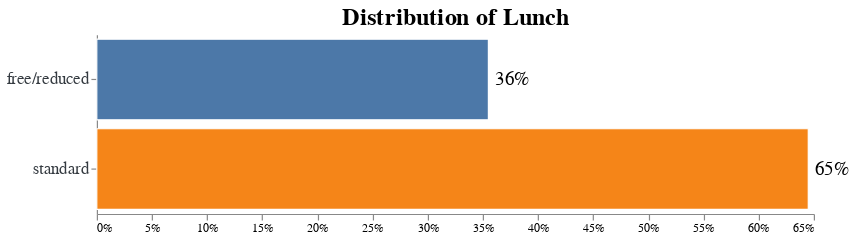

Notebook cell for this chart:
### Code cell
bars = alt.Chart(lunch_count).mark_bar(stroke = "white").encode(
    x= alt.X("percent:Q", 
        title = "", 
        axis = alt.Axis(format='.0%', grid = False, )),
    y= alt.Y("lunch:O", 
        title="",
        axis = alt.Axis(labelAngle=0, labelFontSize=14, labelColor= "#343a40", labelFont="Arial") ),    
    tooltip = [alt.Tooltip('count', title = 'Count' ), alt.Tooltip ('lunch:O',title = 'Lunch' ) , alt.Tooltip('percent:Q', format='.1%', title = 'Percent' )],
    color=alt.Color(field="lunch", type="nominal",legend=None ))

text = bars.mark_text(
    dx=+20,
    size=16,
    fill = "black",
).encode(text= alt.Text('percent:Q', format='.0%'))

(bars + text).properties(
    title = f"Distribution of Lunch",
    width = 600,
    height= 150,
).configure_title(
    fontSize = 20,
    font = "Arial",
).configure_view(
    strokeWidth = 0,)

### Figure 1 — Vega-Lite specification as saved in the notebook (floating-point values rounded to 4 significant figures)
{"config": {"view": {"continuousWidth": 400, "continuousHeight": 300, "strokeWidth": 0}, "title": {"font": "Arial", "fontSize": 20}}, "layer": [{"mark": {"type": "bar", "stroke": "white"}, "encoding": {"color": {"field": "lunch", "legend": null, "type": "nominal"}, "tooltip": [{"field": "count", "title": "Count", "type": "quantitative"}, {"field": "lunch", "title": "Lunch", "type": "ordinal"}, {"field": "percent", "format": ".1%", "title": "Percent", "type": "quantitative"}], "x": {"axis": {"format": ".0%", "grid": false}, "field": "percent", "title": "", "type": "quantitative"}, "y": {"axis": {"labelAngle": 0, "labelColor": "#343a40", "labelFont": "Arial", "labelFontSize": 14}, "field": "lunch", "title": "", "type": "ordinal"}}}, {"mark": {"type": "text", "dx": 20, "fill": "black", "size": 16}, "encoding": {"color": {"field": "lunch", "legend": null, "type": "nominal"}, "text": {"field": "percent", "format": ".0%", "type": "quantitative"}, "tooltip": [{"field": "count", "title": "Count", "type": "quantitative"}, {"field": "lunch", "title": "Lunch", "type": "ordinal"}, {"field": "percent", "format": ".1%", "title": "Percent", "type": "quantitative"}], "x": {"axis": {"format": ".0%", "grid": false}, "field": "percent", "title": "", "type": "quantitative"}, "y": {"axis": {"labelAngle": 0, "labelColor": "#343a40", "labelFont": "Arial", "labelFontSize": 14}, "field": "lunch", "title": "", "type": "ordinal"}}}], "data": {"name": "data-134c0860c89785aa53a774bf52a04aae"}, "height": 150, "title": "Distribution of Lunch", "width": 600, "$schema": "https://vega.github.io/schema/vega-lite/v4.17.0.json", "datasets": {"data-134c0860c89785aa53a774bf52a04aae": [{"lunch": "standard", "count": 645, "percent": 0.645}, {"lunch": "free/reduced", "count": 355, "percent": 0.355}]}}
